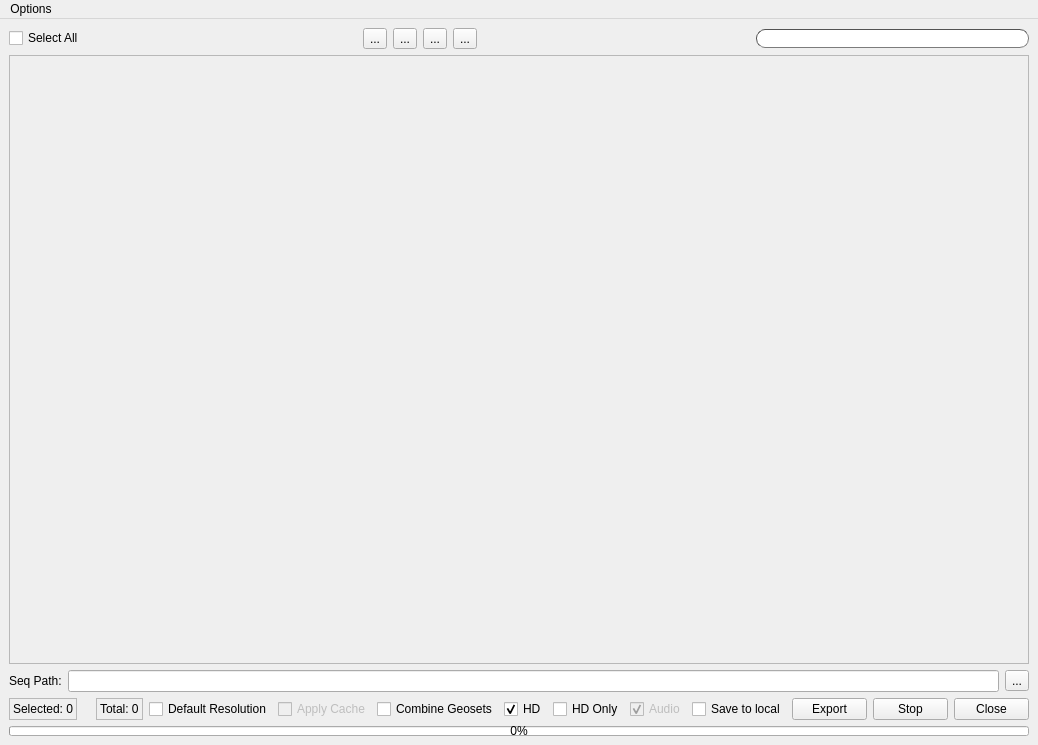
<?xml version="1.0" encoding="UTF-8"?>
<ui version="4.0">
 <class>MainWindow</class>
 <widget class="QMainWindow" name="MainWindow">
  <property name="geometry">
   <rect>
    <x>0</x>
    <y>0</y>
    <width>967</width>
    <height>745</height>
   </rect>
  </property>
  <property name="windowTitle">
   <string>Shot Export</string>
  </property>
  <widget class="QWidget" name="centralwidget">
   <layout class="QVBoxLayout" name="verticalLayout">
    <item>
     <layout class="QHBoxLayout" name="horizontalLayout">
      <item>
       <widget class="QCheckBox" name="selectAllButton">
        <property name="toolTip">
         <string>Select all shots for export</string>
        </property>
        <property name="text">
         <string>Select All</string>
        </property>
       </widget>
      </item>
      <item>
       <spacer name="horizontalSpacer">
        <property name="orientation">
         <enum>Qt::Horizontal</enum>
        </property>
        <property name="sizeHint" stdset="0">
         <size>
          <width>40</width>
          <height>20</height>
         </size>
        </property>
       </spacer>
      </item>
      <item>
       <widget class="QToolButton" name="addButton">
        <property name="toolTip">
         <string>Add new shot(s)</string>
        </property>
        <property name="text">
         <string>...</string>
        </property>
       </widget>
      </item>
      <item>
       <widget class="QToolButton" name="collapseButton">
        <property name="toolTip">
         <string>Toggle collapse all shots</string>
        </property>
        <property name="text">
         <string>...</string>
        </property>
       </widget>
      </item>
      <item>
       <widget class="QToolButton" name="deleteSelectedButton">
        <property name="toolTip">
         <string>Remove selected shots</string>
        </property>
        <property name="text">
         <string>...</string>
        </property>
       </widget>
      </item>
      <item>
       <widget class="QToolButton" name="sceneBreakdownButton">
        <property name="toolTip">
         <string>Open Scene Breakdown</string>
        </property>
        <property name="text">
         <string>...</string>
        </property>
       </widget>
      </item>
      <item>
       <spacer name="horizontalSpacer_3">
        <property name="orientation">
         <enum>Qt::Horizontal</enum>
        </property>
        <property name="sizeHint" stdset="0">
         <size>
          <width>40</width>
          <height>20</height>
         </size>
        </property>
       </spacer>
      </item>
      <item>
       <widget class="QLineEdit" name="searchBox">
        <property name="toolTip">
         <string/>
        </property>
        <property name="styleSheet">
         <string notr="true">border-width: 1px; 
border-style: inset; 
border-color: #535353; 
border-radius: 9px;
padding-left: 15px;
padding-bottom: 1px;</string>
        </property>
       </widget>
      </item>
     </layout>
    </item>
    <item>
     <widget class="QScrollArea" name="scrollArea">
      <property name="widgetResizable">
       <bool>true</bool>
      </property>
      <widget class="QWidget" name="scrollAreaWidgetContents">
       <property name="geometry">
        <rect>
         <x>0</x>
         <y>0</y>
         <width>947</width>
         <height>601</height>
        </rect>
       </property>
       <layout class="QVBoxLayout" name="verticalLayout_4">
        <property name="margin">
         <number>6</number>
        </property>
        <item>
         <layout class="QVBoxLayout" name="item_layout">
          <property name="spacing">
           <number>0</number>
          </property>
         </layout>
        </item>
        <item>
         <layout class="QVBoxLayout" name="verticalLayout_3">
          <item>
           <spacer name="verticalSpacer">
            <property name="orientation">
             <enum>Qt::Vertical</enum>
            </property>
            <property name="sizeHint" stdset="0">
             <size>
              <width>20</width>
              <height>40</height>
             </size>
            </property>
           </spacer>
          </item>
         </layout>
        </item>
       </layout>
      </widget>
     </widget>
    </item>
    <item>
     <layout class="QHBoxLayout" name="horizontalLayout_3">
      <item>
       <widget class="QLabel" name="label_3">
        <property name="text">
         <string>Seq Path:</string>
        </property>
       </widget>
      </item>
      <item>
       <widget class="QLineEdit" name="pathBox">
        <property name="toolTip">
         <string>Sequence path</string>
        </property>
       </widget>
      </item>
      <item>
       <widget class="QToolButton" name="browseButton">
        <property name="toolTip">
         <string>Select Directory</string>
        </property>
        <property name="text">
         <string>...</string>
        </property>
       </widget>
      </item>
     </layout>
    </item>
    <item>
     <layout class="QHBoxLayout" name="horizontalLayout_2">
      <item>
       <widget class="QLabel" name="selectedLabel">
        <property name="frameShape">
         <enum>QFrame::StyledPanel</enum>
        </property>
        <property name="text">
         <string>Selected: 0</string>
        </property>
       </widget>
      </item>
      <item>
       <widget class="QLabel" name="label">
        <property name="text">
         <string/>
        </property>
       </widget>
      </item>
      <item>
       <widget class="QLabel" name="totalLabel">
        <property name="frameShape">
         <enum>QFrame::StyledPanel</enum>
        </property>
        <property name="text">
         <string>Total: 0</string>
        </property>
       </widget>
      </item>
      <item>
       <spacer name="horizontalSpacer_4">
        <property name="orientation">
         <enum>Qt::Horizontal</enum>
        </property>
        <property name="sizeHint" stdset="0">
         <size>
          <width>40</width>
          <height>20</height>
         </size>
        </property>
       </spacer>
      </item>
      <item>
       <widget class="QCheckBox" name="defaultResolutionButton">
        <property name="toolTip">
         <string>Get the resolution for preview from render settings</string>
        </property>
        <property name="text">
         <string>Default Resolution</string>
        </property>
       </widget>
      </item>
      <item>
       <widget class="QCheckBox" name="applyCacheButton">
        <property name="enabled">
         <bool>false</bool>
        </property>
        <property name="text">
         <string>Apply Cache</string>
        </property>
       </widget>
      </item>
      <item>
       <widget class="QCheckBox" name="combineGeosetsButton">
        <property name="toolTip">
         <string>Combine Geosets before exporting cache</string>
        </property>
        <property name="text">
         <string>Combine Geosets</string>
        </property>
       </widget>
      </item>
      <item>
       <widget class="QCheckBox" name="hdButton">
        <property name="enabled">
         <bool>true</bool>
        </property>
        <property name="toolTip">
         <string>Also make HD playblast</string>
        </property>
        <property name="text">
         <string>HD</string>
        </property>
        <property name="checked">
         <bool>true</bool>
        </property>
       </widget>
      </item>
      <item>
       <widget class="QCheckBox" name="hdOnlyButton">
        <property name="text">
         <string>HD Only</string>
        </property>
        <property name="checked">
         <bool>false</bool>
        </property>
       </widget>
      </item>
      <item>
       <widget class="QCheckBox" name="audioButton">
        <property name="enabled">
         <bool>false</bool>
        </property>
        <property name="toolTip">
         <string>Include audio in playblast</string>
        </property>
        <property name="text">
         <string>Audio</string>
        </property>
        <property name="checked">
         <bool>true</bool>
        </property>
       </widget>
      </item>
      <item>
       <widget class="QCheckBox" name="localButton">
        <property name="toolTip">
         <string>Copy all shots to D:\multishotexport</string>
        </property>
        <property name="text">
         <string>Save to local</string>
        </property>
       </widget>
      </item>
      <item>
       <widget class="QPushButton" name="exportButton">
        <property name="minimumSize">
         <size>
          <width>75</width>
          <height>0</height>
         </size>
        </property>
        <property name="toolTip">
         <string>Export selected shots</string>
        </property>
        <property name="text">
         <string>Export</string>
        </property>
       </widget>
      </item>
      <item>
       <widget class="QPushButton" name="stopButton">
        <property name="minimumSize">
         <size>
          <width>75</width>
          <height>0</height>
         </size>
        </property>
        <property name="text">
         <string>Stop</string>
        </property>
       </widget>
      </item>
      <item>
       <widget class="QPushButton" name="closeButton">
        <property name="minimumSize">
         <size>
          <width>75</width>
          <height>0</height>
         </size>
        </property>
        <property name="text">
         <string>Close</string>
        </property>
       </widget>
      </item>
     </layout>
    </item>
    <item>
     <widget class="QProgressBar" name="progressBar">
      <property name="maximumSize">
       <size>
        <width>16777215</width>
        <height>10</height>
       </size>
      </property>
      <property name="value">
       <number>0</number>
      </property>
     </widget>
    </item>
   </layout>
  </widget>
  <widget class="QMenuBar" name="menuBar">
   <property name="geometry">
    <rect>
     <x>0</x>
     <y>0</y>
     <width>967</width>
     <height>21</height>
    </rect>
   </property>
   <widget class="QMenu" name="menuOptions">
    <property name="title">
     <string>Options</string>
    </property>
    <addaction name="cacheEnableAction"/>
    <addaction name="cacheDisableAction"/>
    <addaction name="playblastEnableAction"/>
    <addaction name="playblastDisableAction"/>
   </widget>
   <addaction name="menuOptions"/>
  </widget>
  <action name="cacheEnableAction">
   <property name="text">
    <string>Enable Cache for selected</string>
   </property>
  </action>
  <action name="cacheDisableAction">
   <property name="text">
    <string>Disable Cache for selected</string>
   </property>
  </action>
  <action name="playblastEnableAction">
   <property name="text">
    <string>Enable Playblast for selected</string>
   </property>
  </action>
  <action name="playblastDisableAction">
   <property name="text">
    <string>Disable Playblast for selected</string>
   </property>
  </action>
 </widget>
 <tabstops>
  <tabstop>selectAllButton</tabstop>
  <tabstop>addButton</tabstop>
  <tabstop>searchBox</tabstop>
  <tabstop>scrollArea</tabstop>
  <tabstop>exportButton</tabstop>
  <tabstop>closeButton</tabstop>
 </tabstops>
 <resources/>
 <connections>
  <connection>
   <sender>closeButton</sender>
   <signal>clicked()</signal>
   <receiver>MainWindow</receiver>
   <slot>deleteLater()</slot>
   <hints>
    <hint type="sourcelabel">
     <x>805</x>
     <y>718</y>
    </hint>
    <hint type="destinationlabel">
     <x>85</x>
     <y>500</y>
    </hint>
   </hints>
  </connection>
  <connection>
   <sender>hdButton</sender>
   <signal>toggled(bool)</signal>
   <receiver>hdOnlyButton</receiver>
   <slot>setEnabled(bool)</slot>
   <hints>
    <hint type="sourcelabel">
     <x>332</x>
     <y>710</y>
    </hint>
    <hint type="destinationlabel">
     <x>375</x>
     <y>711</y>
    </hint>
   </hints>
  </connection>
 </connections>
</ui>
